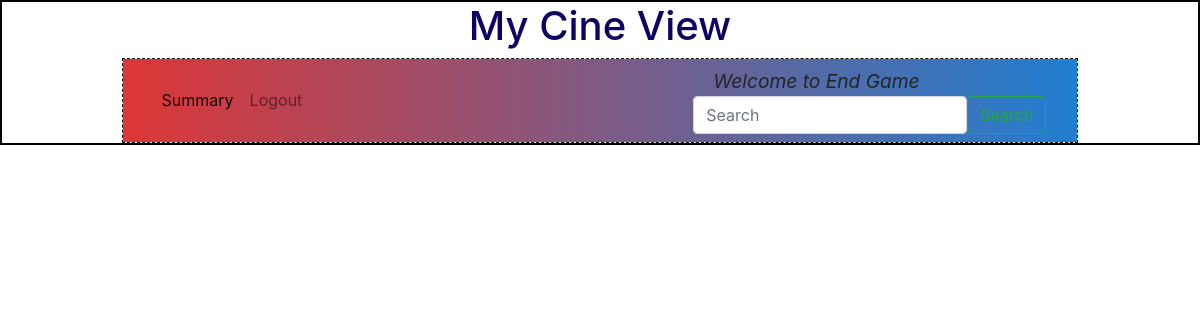
The page /edit_show/1/End Game on the database as committed earlier.
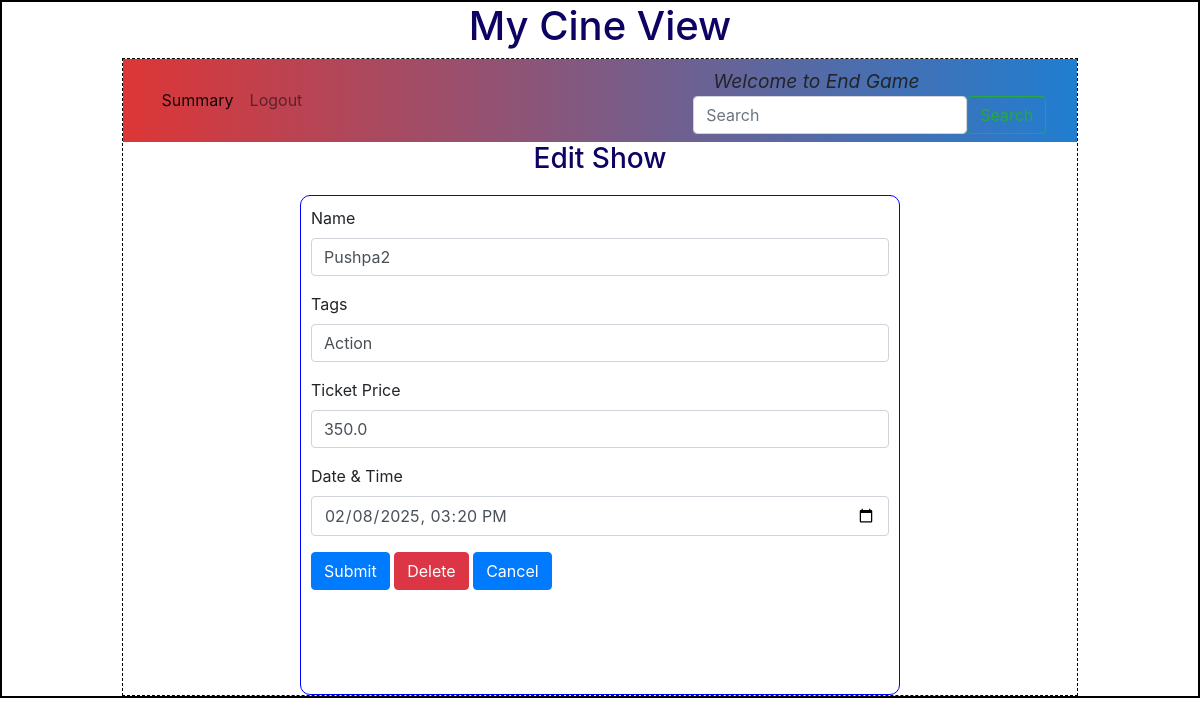
The same page on the database as committed later.
### backend/models.py (models this page shows)
class Show(db.Model):
    __tablename__="show"
    id=db.Column(db.Integer,primary_key=True)
    name=db.Column(db.String,nullable=False)
    tags=db.Column(db.String,nullable=False)
    rating=db.Column(db.Integer,default=0)
    tkt_price=db.Column(db.Float,default=0.0)
    date_time=db.Column(db.DateTime,nullable=False)
    theatre_id=db.Column(db.Integer, db.ForeignKey("theatre.id"),nullable=False)
    tickets=db.relationship("Ticket",cascade="all,delete",backref="show",lazy=True) # Shows can access Its tickets

### backend/controllers.py (the view, shortened to what this page needs)
@app.route("/edit_show/<id>/<name>",methods=["GET","POST"])
def edit_show(id,name):
    s=get_show(id)
    return render_template("edit_show.html",show=s,name=name)

### backend/controllers.py (called while the page is built)
def get_show(id):
    show=Show.query.filter_by(id=id).first()
    return show

### templates/edit_show.html
{%extends "admin_layout.html"%}
{%block content%}
        {%if show%}
            <div class="center"><h3>Edit Show</h3></div>
            <form action="/edit_show/{{show.id}}/{{name}}" method="POST">
            <div class="input_form">
                <div class="mb-3">
                    <label for="name" class="form-label">Name</label>
                    <input type="text" class="form-control" name="name" id="name" value="{{show.name}}">
                </div>
                <div class="mb-3">
                    <label for="tags" class="form-label">Tags</label>
                    <input type="text" class="form-control" name="tags" id="tags" value="{{show.tags}}">
                </div>
                <div class="mb-3">
                    <label for="tkt_price" class="form-label">Ticket Price</label>
                    <input type="number" class="form-control" name="tkt_price" id="tkt_price" value="{{show.tkt_price}}">
                </div>
                <div class="mb-3">
                    <label for="dt_time" class="form-label">Date & Time</label>
                    <input type="datetime-local" class="form-control" name="dt_time" id="dt_time" value="{{show.date_time}}">
                </div>
                <div class="mb-3">
                    <button type="submit" text-align="center" class="btn btn-primary">Submit</button>
                    <a href ="/delete_show/{{show.id}}/{{name}}" type="button" class="btn btn-danger">Delete</a>
                    <a href ="/admin/{{name}}" type="button" class="btn btn-primary">Cancel</a>
                </div>
            </div>
            </form>
        {%endif%}
{%endblock%}

Rows that differ between the two databases and show on the page:
added Show: name "Pushpa2", tags "Action", tkt_price "350.0", dt_time "02/08/2025 15:20"
Other text that changed with them:
text now shown: "Edit Show Name Tags Ticket Price Date & Time Submit Delete Cancel"
